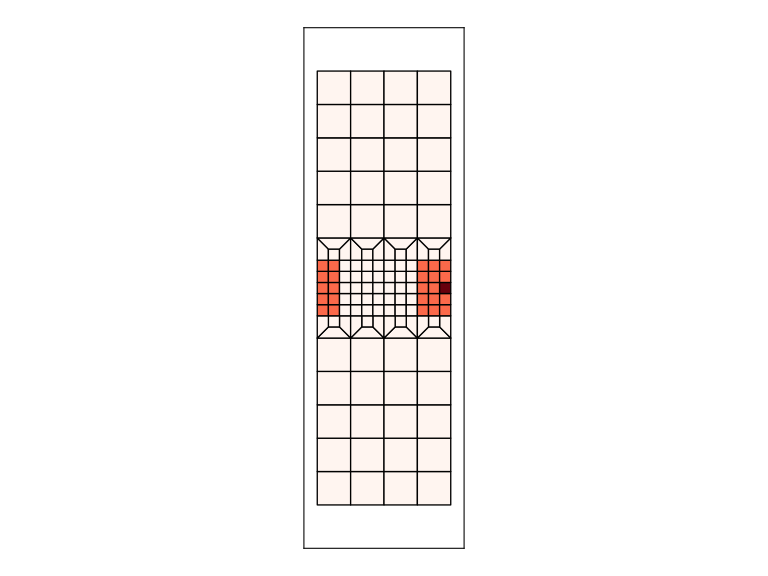

Write Python code to recreate this figure.

import GooseFEM as gf
import matplotlib.pyplot as plt
import GooseMPL as gplt
import numpy as np

plt.style.use(['goose'])

mesh = gf.Mesh.Quad4.FineLayer(12, 18)
coor = mesh.coor()
conn = mesh.conn()
layer = mesh.elementsMiddleLayer()
select = mesh.elementgrid_around_ravel(layer[7], 2)

I = np.zeros((conn.shape[0]))
I[select] = 1

fig, ax = plt.subplots()

im = gplt.patch(coor=coor, conn=conn, cindex=I, cmap='Reds', clim=[0, 1])

ax.set_aspect('equal')
ax.get_xaxis().set_visible(False)
ax.get_yaxis().set_visible(False)

fig.savefig('elementgrid.svg')
plt.close(fig)
